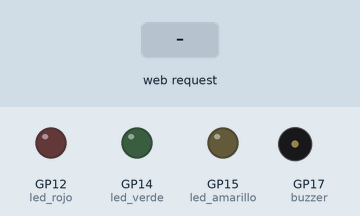
The program below on a simulated Raspberry Pi Pico running MicroPython. Parts: output pins drawn as LEDs (lit = HIGH), buzzer (waves = sounding). The inputs (shaded band) are chosen by the test bench. Files the program writes start out absent; random numbers come from a fixed seed; the board's own WiFi access point starts at once; what the program prints to the serial console is not drawn.

Above: at 1.7 s.
1.8 s: HTTP request GET /siguiente received
At 4.6 s:
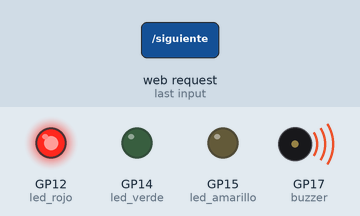
4.8 s: HTTP request GET /pulsar received
At 5.5 s:
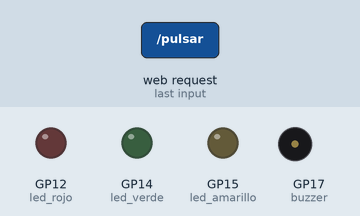
Timing chart, 0 to 7.8 s (numbered marks = the images above; inputs shaded):
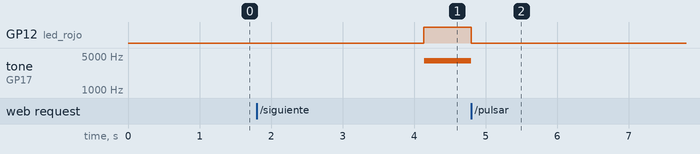

Measured:
- after the input at 1.8 s, GP12 (led_rojo): LOW → HIGH after 2.3 s; tone on GP17 (buzzer): silent → 4000 Hz after 2.3 s
- after the input at 4.8 s, GP12 (led_rojo): HIGH → LOW at once; tone on GP17 (buzzer): 4000 Hz → silent at once

The program:

RxsReflexReaction_CellMode.py
```python
import machine
import time
import urandom
import os
import network
import socket

# ==========================================================
# 🛑 BITÁCORA ALEATORIZADA GENERADA POR PYDOE
# ==========================================================
LISTA_CORRIDAS = [
    (1, 'Rojo', 'Tono Agudo (4000 Hz)'),
    (2, 'Amarillo', 'Tono Medio (1000 Hz)'),
    (2, 'Verde', 'Tono Grave (250 Hz)'),
    (3, 'Verde', 'Tono Medio (1000 Hz)'),
    (1, 'Verde', 'Tono Grave (250 Hz)'),
    (2, 'Rojo', 'Tono Grave (250 Hz)'),
    (2, 'Amarillo', 'Tono Agudo (4000 Hz)'),
    (2, 'Rojo', 'Tono Agudo (4000 Hz)'),
    (2, 'Verde', 'Tono Medio (1000 Hz)'),
    (3, 'Verde', 'Tono Agudo (4000 Hz)'),
    (1, 'Amarillo', 'Tono Grave (250 Hz)'),
    (1, 'Amarillo', 'Tono Medio (1000 Hz)'),
    (1, 'Rojo', 'Tono Medio (1000 Hz)'),
    (1, 'Rojo', 'Tono Grave (250 Hz)'),
    (2, 'Verde', 'Tono Agudo (4000 Hz)'),
    (3, 'Amarillo', 'Tono Medio (1000 Hz)'),
    (1, 'Verde', 'Tono Medio (1000 Hz)'),
    (3, 'Amarillo', 'Tono Agudo (4000 Hz)'),
    (3, 'Rojo', 'Tono Medio (1000 Hz)'),
    (3, 'Verde', 'Tono Grave (250 Hz)'),
    (3, 'Rojo', 'Tono Agudo (4000 Hz)'),
    (3, 'Rojo', 'Tono Grave (250 Hz)'),
    (1, 'Amarillo', 'Tono Agudo (4000 Hz)'),
    (2, 'Amarillo', 'Tono Grave (250 Hz)'),
    (2, 'Rojo', 'Tono Medio (1000 Hz)'),
    (3, 'Amarillo', 'Tono Grave (250 Hz)'),
    (1, 'Verde', 'Tono Agudo (4000 Hz)'),
]

# ==========================================================
# CONFIGURACIÓN DE HARDWARE
# ==========================================================
led_verde = machine.Pin(14, machine.Pin.OUT)
led_amarillo = machine.Pin(15, machine.Pin.OUT)
led_rojo = machine.Pin(12, machine.Pin.OUT)
dict_leds = {'Verde': led_verde, 'Amarillo': led_amarillo, 'Rojo': led_rojo}

buzzer = machine.PWM(machine.Pin(17))
ARCHIVO_RESULTADOS = "reaccion_automatizada.csv"

# Estimación de retraso por procesamiento de socket/pantalla táctil (ms)
OVERHEAD_SOCKET_MS = 12

# ==========================================================
# CONFIGURACIÓN DE RED CON CONTRASEÑA (CORREGIDA)
# ==========================================================
WIFI_SSID = 'Pico_DoE_Lab'
WIFI_PASSWORD = '12345678'  # ⚠️ Mínimo 8 caracteres

ap = network.WLAN(network.AP_IF)

# 1. PASO CLAVE: Asignar SSID y PASSWORD con la red AÚN APAGADA
ap.config(essid=WIFI_SSID, password=WIFI_PASSWORD)

# 2. PASO CLAVE: Activar la red DESPUÉS de aplicar la seguridad
ap.active(True)

# Esperar medio segundo para que el hardware estabilice la señal
time.sleep(0.5)

s = socket.socket(socket.AF_INET, socket.SOCK_STREAM)
s.bind(('', 80))
s.listen(1)

# ==========================================================
# FUNCIONES DE CONTROL
# ==========================================================
def inicializar_csv():
    try:
        os.stat(ARCHIVO_RESULTADOS)
    except OSError:
        with open(ARCHIVO_RESULTADOS, mode='w') as f:
            f.write('Replica,Color_LED,Tono_Buzzer,Tiempo_Reaccion_ms\n')

def encender_alarma(color, tono):
    for led in dict_leds.values(): led.value(0)
    if color in dict_leds:
        dict_leds[color].value(1)

    if tono == 'Tono Grave (250 Hz)': buzzer.freq(250)
    elif tono == 'Tono Medio (1000 Hz)': buzzer.freq(1000)
    elif tono == 'Tono Agudo (4000 Hz)': buzzer.freq(4000)
    buzzer.duty_u16(32768)

def apagar_alarma():
    for led in dict_leds.values(): led.value(0)
    buzzer.duty_u16(0)

def generar_html(corrida_actual, total_corridas, estado, tiempo_ms=0, latencia_ms=0):
    if estado == "ESPERANDO":
        contenido = f"""
            <h3>Corrida {corrida_actual + 1} de {total_corridas}</h3>
            <p>Atento a los estímulos visuales y auditivos...</p>
            <button onclick="enviarRespuesta()" class="btn btn-pulsar">¡RESPONDER!</button>

            <script>
            function enviarRespuesta() {{
                var tTouch = performance.now();
                window.location.href = "/pulsar?t=" + tTouch;
            }}
            </script>
        """
    elif estado == "RESULTADO":
        contenido = f"""
            <h3 style="color: #27ae60;">¡Tiempo Registrado!</h3>
            <div class="tiempo">{tiempo_ms} ms</div>
            <p style="color: #7f8c8d; font-size: 0.85rem;">Latencia descontada: ~{latencia_ms} ms</p>
            <a href="/siguiente" class="btn btn-siguiente">Siguiente Prueba ➔</a>
        """
    elif estado == "FIN":
        contenido = f"""
            <h2 style="color: #2980b9;">🎉 ¡Experimento Finalizado! 🎉</h2>
            <p>Todos los datos se han guardado exitosamente en <b>{ARCHIVO_RESULTADOS}</b>.</p>
        """

    return f"""<!DOCTYPE html>
    <html>
    <head>
        <meta charset="utf-8">
        <meta name="viewport" content="width=device-width, initial-scale=1">
        <title>Laboratorio DoE</title>
        <style>
            body {{ font-family: Arial, sans-serif; background: #f0f3f6; text-align: center; padding: 20px; margin: 0; }}
            .card {{ background: white; padding: 30px 20px; border-radius: 15px; max-width: 400px; margin: auto; box-shadow: 0 4px 10px rgba(0,0,0,0.1); }}
            h2 {{ color: #2c3e50; margin-top: 0; }}
            .tiempo {{ font-size: 3rem; font-weight: bold; color: #e74c3c; margin: 15px 0; }}
            .btn {{ display: block; width: 100%; border: none; padding: 22px; font-size: 1.8rem; font-weight: bold; color: white; border-radius: 12px; margin: 15px 0; cursor: pointer; box-sizing: border-box; text-decoration: none; }}
            .btn-pulsar {{ background: #e74c3c; box-shadow: 0 6px #c0392b; }}
            .btn-pulsar:active {{ background: #c0392b; transform: translateY(4px); box-shadow: 0 2px #c0392b; }}
            .btn-siguiente {{ background: #3498db; font-size: 1.2rem; padding: 15px; }}
        </style>
    </head>
    <body>
        <div class="card">
            <h2>Experimento DoE</h2>
            {contenido}
        </div>
    </body>
    </html>"""

# ==========================================================
# BUCLE PRINCIPAL DE EJECUCIÓN
# ==========================================================
def iniciar_laboratorio():
    inicializar_csv()
    total_pruebas = len(LISTA_CORRIDAS)

    print("==========================================================")
    print("    SISTEMA DE ADQUISICIÓN DE DATOS DoE INICIADO")
    print(f"    1. Conéctate a la red Wi-Fi: {WIFI_SSID}")
    print(f"    2. Contraseña: {WIFI_PASSWORD}")
    print("    3. Abre el navegador e ingresa a: 192.168.4.1")
    print("==========================================================")

    indice = 0
    estado = "ESPERANDO" # Estados: ESPERANDO, RESULTADO, FIN
    marca_inicial = 0
    tiempo_reaccion = 0
    latencia_aplicada = 0
    alarma_activa = False

    while True:
        try:
            conn, addr = s.accept()
            request = conn.recv(1024).decode('utf-8')

            # --- DISPARAR ALARMA ALEATORIA ---
            if estado == "ESPERANDO" and not alarma_activa:
                replica, color, tono = LISTA_CORRIDAS[indice]
                print(f"\n▶️ [CORRIDA {indice + 1}/{total_pruebas}] Réplica: {replica} | LED: {color} | Buzzer: {tono}")
                print("Esperando retraso aleatorio anti-anticipación...")

                time.sleep(urandom.uniform(2.0, 4.5))

                # 💥 ¡Encender Alarma y marcar inicio del cronómetro de hardware!
                marca_inicial = time.ticks_ms()
                encender_alarma(color, tono)
                alarma_activa = True

            # --- RESPUESTA DESDE EL CELULAR ---
            if "GET /pulsar" in request and estado == "ESPERANDO":
                t_llegada_pico = time.ticks_ms()
                tiempo_bruto = time.ticks_diff(t_llegada_pico, marca_inicial)

                # Apagar estímulos inmediatamente
                apagar_alarma()
                alarma_activa = False

                # Cálculo con descuento de overhead de red
                tiempo_corregido = max(0, tiempo_bruto - OVERHEAD_SOCKET_MS)
                latencia_aplicada = OVERHEAD_SOCKET_MS

                replica, color, tono = LISTA_CORRIDAS[indice]

                # 💾 Guardar en el CSV
                fila_datos = f"{replica},{color},{tono},{tiempo_corregido}\n"
                with open(ARCHIVO_RESULTADOS, mode='a') as f:
                    f.write(fila_datos)

                print(f"🎯 Tiempo Bruto: {tiempo_bruto} ms | Tiempo Corregido: {tiempo_corregido} ms (Latencia descontada: -{latencia_aplicada} ms)")
                print("💾 Fila registrada en CSV.")

                tiempo_reaccion = tiempo_corregido
                estado = "RESULTADO"

            elif "GET /siguiente" in request and estado == "RESULTADO":
                indice += 1
                if indice < total_pruebas:
                    estado = "ESPERANDO"
                else:
                    estado = "FIN"
                    print("\n==========================================================")
                    print(" 🎉 ¡EXPERIMENTO COMPLETADO CON ÉXITO! 🎉")
                    print(f" Descarga el archivo '{ARCHIVO_RESULTADOS}' desde Thonny.")
                    print("==========================================================")

            # --- MANDAR PÁGINA WEB AL CELULAR ---
            html = generar_html(indice, total_pruebas, estado, tiempo_reaccion, latencia_aplicada)
            conn.send('HTTP/1.1 200 OK\nContent-Type: text/html\nConnection: close\n\n')
            conn.sendall(html)
            conn.close()

        except Exception as e:
            if 'conn' in locals():
                conn.close()

# ==========================================================
# 🚀 ARRANQUE AUTOMÁTICO
# ==========================================================
iniciar_laboratorio()
```
